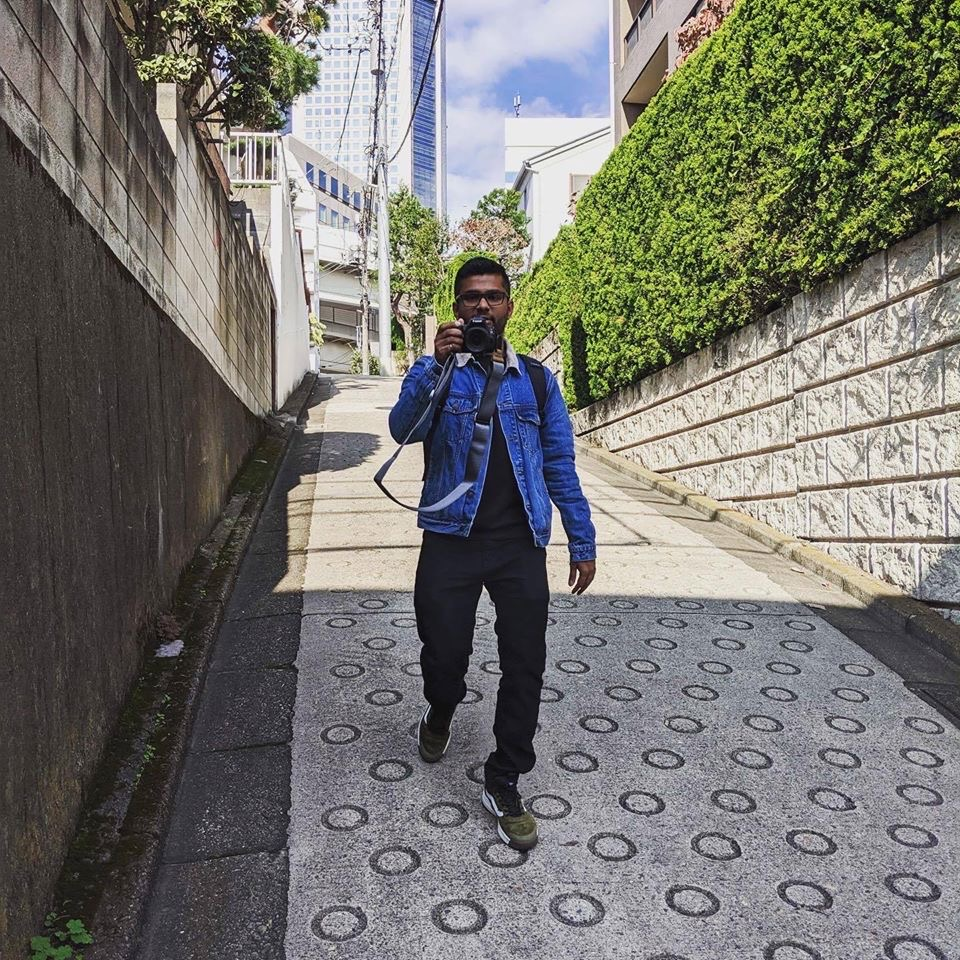
#> input picture images/image1.jpg, 960 x 960 px; its folder holds only this picture in this run
$ python ascii_art.py   (Python 2 division)
#> lines starting #> are read from the running program, lines starting #| are printed output that depends on the picture
from PIL import Image
import numpy as np
import os, glob

# ASCII_CHARS below is arragned in order of thin to thick strokes. This will help map intensity of image to weight of character strokes
ASCII_CHARS = "`^\",:;Il!i~+_-?][}{1)(|\\/tfjrxnuvczXYUJCLQ0OZmwqpdbkhao*#MW&8%B@$"
MAX_PIXEL_VALUE = 255
NUM_OF_BANDS = 3
THUMBNAIL_SIZE = 300,300 #define the size of thumbnails to create

def create_thumbnails(images_path):
#> called with images_path = 'images/'
    for image_file in glob.glob(images_path+"*.jpg"):
        file, ext = os.path.splitext(image_file)
        print(file, ext)
        im = Image.open(image_file)
#> im is the input picture: PIL image 960x960 RGB; mean R, G, B 118.6, 117.7, 112
        im.thumbnail(THUMBNAIL_SIZE)
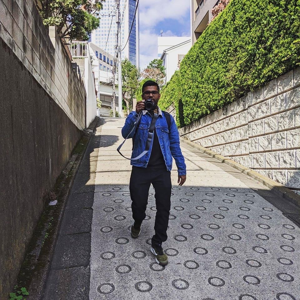
#> im: PIL image 300x300 RGB; mean R, G, B 118.6, 117.7, 112
        im.save(image_file + ".thumbnail", "JPEG")

def get_info(image):
    print("The ASCII character array size = ", len(ASCII_CHARS))
    print("The number of bands in the image = ", NUM_OF_BANDS)
    print("The maximum pixel value =", MAX_PIXEL_VALUE)
    print("Columns in the image = ", image.size[0])
    print("Rows in the image = ", image.size[1])
    print("Image format = ", image.format)
    print("Image mode = ", image.mode)


def get_pixel_matrix(img,xSize,ySize):
    imageArray = np.asarray(img)
    newPixelArray= []
    for i in range(ySize):
        newValRow = []
        for j in range(xSize):
            newValRow.append(sum(imageArray[i,j])/NUM_OF_BANDS)
        newPixelArray.append(newValRow)
    return(newPixelArray)

#mapAsciiArray creates an array with the corresponding ascii indexes based on the calculated brightness value of each pixel
def map_to_ascii_matrix(pixelArray,xSize,ySize):
    ascii_array_size = len(ASCII_CHARS)
    asciiArray = []
    for i in range(ySize):
        newValRow = []
        for j in range(xSize):
            charMapIndex = ((ascii_array_size*pixelArray[i][j])/MAX_PIXEL_VALUE) - 1
            newValRow.append(ASCII_CHARS[charMapIndex])
        asciiArray.append(newValRow)
    return(asciiArray)

def print_ascii_matrix(asciiArray,xSize,ySize,print_mode='console'):
    error=0
    f = open('output_image.txt', 'w')
    for row in asciiArray:
        line = [p+p for p in row] #ASCII characters are taller by default so print character 2x times to approximate one pixel
        if print_mode == 'console':
            print("".join(line))
        elif print_mode == 'text_file':
            f.write("".join(line))
        else:
            if (error==0):
                print("Invalid print mode requested")
                error=1
        f.write("\n")
    f.close()

########### main()
images_path = str(os.getcwd()+'/images/')
create_thumbnails(images_path)

im1 = Image.open(images_path+'image1.jpg.thumbnail')
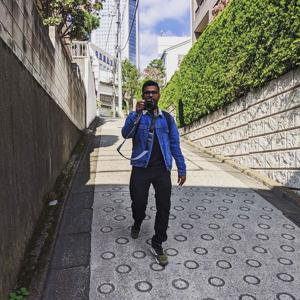
#> im1: PIL image 300x300 RGB; mean R, G, B 118.7, 117.8, 111.9
xSize = im1.size[0]
#> xSize = 300
ySize = im1.size[1]
#> ySize = 300
get_info(im1) #print info about the image and system
#| Columns in the image =  300
#| Rows in the image =  300
#| Image format =  JPEG
#| Image mode =  RGB

imgData = get_pixel_matrix(im1,xSize,ySize) #parese image and calculate new brightness value for each pixel
#> after the loop in get_pixel_matrix, `for i in range(ySize):`: newPixelArray = 300 items
#> imgData = 300 items
asciiArray = map_to_ascii_matrix(imgData,xSize,ySize) #map ascii characters to new pixel array
#> asciiArray = 300 items
print_ascii_matrix(asciiArray,xSize,ySize,'text_file') #print the ascii art in console or text file
#> after the loop in print_ascii_matrix, `for row in asciiArray:`: error = 0
